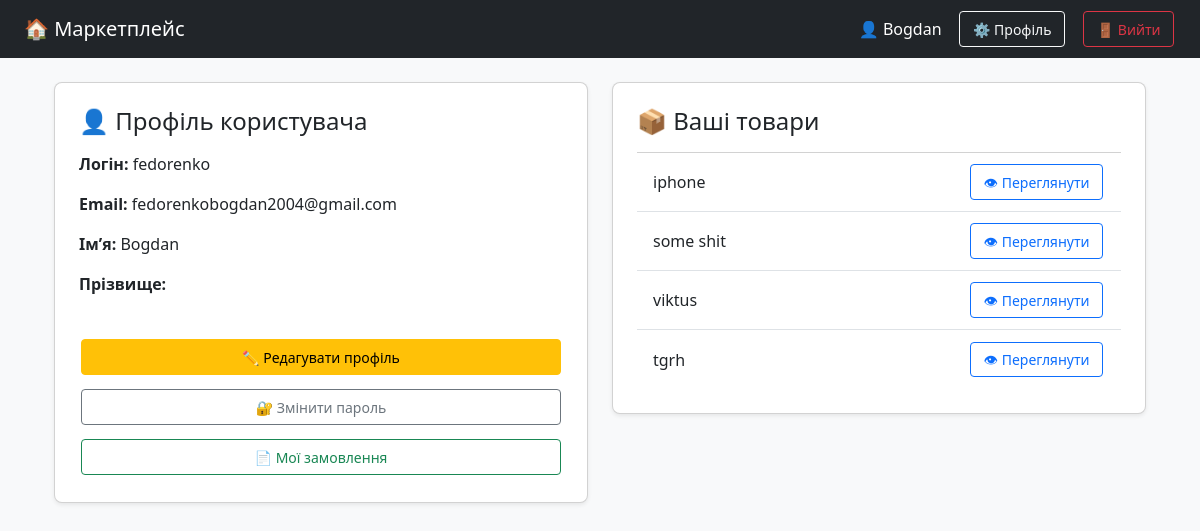
/profile/ (signed in), run on the app's committed database.
### products/models.py (models this page shows, shortened)
class Product(models.Model):
    name = models.CharField(max_length=255)
    description = models.TextField()
    price = models.DecimalField(max_digits=10, decimal_places=2)
    image = models.ImageField(upload_to='products/', blank=True, null=True)
    category = models.ForeignKey(Category, on_delete=models.SET_NULL, null=True)
    author = models.ForeignKey(User, on_delete=models.CASCADE)
    created_at = models.DateTimeField(auto_now_add=True)

### products/views.py (the view)
# urls.py: path('profile/', views.profile, name='profile'),
@login_required
def profile(request):
    user = request.user
    products = Product.objects.filter(author=user)
    return render(request, 'products/profile.html', {'user': user, 'products': products})

### templates/products/profile.html (shortened to what this page needs)
{% extends 'base.html' %}
{% block content %}
<div class="container mt-4">
  <div class="row">
    <div class="col-lg-6 mb-4">
      <div class="card shadow-sm p-4">
        <h4 class="mb-3">👤 Профіль користувача</h4>
        <p><strong>Логін:</strong> {{ user.username }}</p>
        <p><strong>Email:</strong> {{ user.email }}</p>
        <p><strong>Ім’я:</strong> {{ user.first_name }}</p>
        <p><strong>Прізвище:</strong> {{ user.last_name }}</p>
        <div class="d-grid gap-2 mt-4">
          <a href="{% url 'profile_edit' %}" class="btn btn-warning">✏️ Редагувати профіль</a>
          <a href="{% url 'password_change' %}" class="btn btn-outline-secondary">🔐 Змінити пароль</a>
          <a href="{% url 'my_orders' %}" class="btn btn-outline-success">📄 Мої замовлення</a>
        </div>
      </div>
    </div>
    <div class="col-lg-6 mb-4">
      <div class="card shadow-sm p-4">
        <h4 class="mb-3">📦 Ваші товари</h4>
        {% if products %}
          <ul class="list-group list-group-flush">
            {% for product in products %}
              <li class="list-group-item d-flex justify-content-between align-items-center">
                {{ product.name }}
                <a href="{% url 'product_detail' product.pk %}" class="btn btn-sm btn-outline-primary">👁 Переглянути</a>
              </li>
            {% endfor %}
          </ul>
        {% else %}
          <div class="text-muted">У вас поки немає доданих товарів.</div>
        {% endif %}
      </div>
    </div>
  </div>
</div>
{% endblock %}

### products/products/templates/base.html (shortened to what this page needs)
{% load static %}
<!DOCTYPE html>
<html lang="uk">
<head>
    <link href="https://cdn.jsdelivr.net/npm/bootstrap@5.3.3/dist/css/bootstrap.min.css" rel="stylesheet">
    <link rel="stylesheet" href="{% static 'products/styles.css' %}">
</head>
<body class="bg-light">
<nav class="navbar navbar-expand-lg navbar-dark bg-dark px-4">
    <a class="navbar-brand" href="{% url 'product_list' %}">🏠 Маркетплейс</a>
    <div class="collapse navbar-collapse justify-content-end">
        <ul class="navbar-nav">
            {% if user.is_authenticated %}
                <li class="nav-item me-3 text-white d-flex align-items-center">
                    👤 {{ user.first_name|default:user.username }}
                </li>
                <li class="nav-item me-2">
                    <a href="{% url 'profile' %}" class="btn btn-outline-light btn-sm">⚙️ Профіль</a>
                </li>
                <li class="nav-item">
                    <form method="post" action="{% url 'logout' %}">
                        <button type="submit" class="btn btn-outline-danger btn-sm ms-2">🚪 Вийти</button>
                    </form>
                </li>
            {% endif %}
        </ul>
    </div>
</nav>
<div class="container mt-4">
    {% block content %}{% endblock %}
</div>
</body>
</html>

### products/static/products/styles.css (style rules this page uses)
body { font-family: 'Segoe UI', sans-serif; background-color: #f8f9fa; margin: 0; padding: 0; }
.card { background: white; padding: 1rem; margin-bottom: 1rem; border-radius: 8px; box-shadow: 0 1px 5px rgba(0,0,0,0.1); }
.btn { display: inline-block; padding: 0.4rem 0.8rem; margin: 0.2rem 0.1rem; text-decoration: none; border-radius: 4px; font-size: 14px; }
.btn-warning { background-color: #ffc107; color: black; }

### data on the page
Product: name "iphone"
Product: name "some shit"
Product: name "viktus"
Product: name "tgrh"

### other printed values
{{ user.first_name|default:user.username }} "Bogdan"
{{ user.username }} "fedorenko"
{{ user.email }} "fedorenkobogdan2004@gmail.com"
{{ user.first_name }} "Bogdan"
